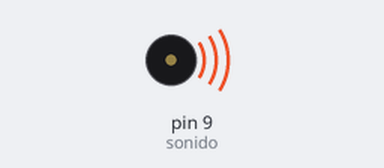
Recording of a sketch running on a simulated Arduino Uno, built with avr-gcc and run on an emulated ATmega328P. Parts: buzzer (waves = sounding).

Above: at 0.1 s.
Timing chart, 0 to 3.0 s (numbered marks = the images above):
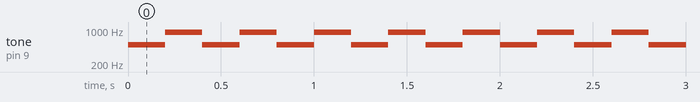

Measured:
- by itself, tone on pin 9 (sonido): alternates 900 Hz for 0.20 s and 500 Hz for 0.20 s

The sketch:

Alerta_2.ino
```cpp
int sonido = 9;

void setup()
{
  pinMode(sonido,OUTPUT);
}

void loop()
{
  tone(sonido,500); //1. do,  Que
  delay(200);
  noTone(sonido);

  tone(sonido,900); //1. do,  Que
  delay(200);
  noTone(sonido);
}
```
